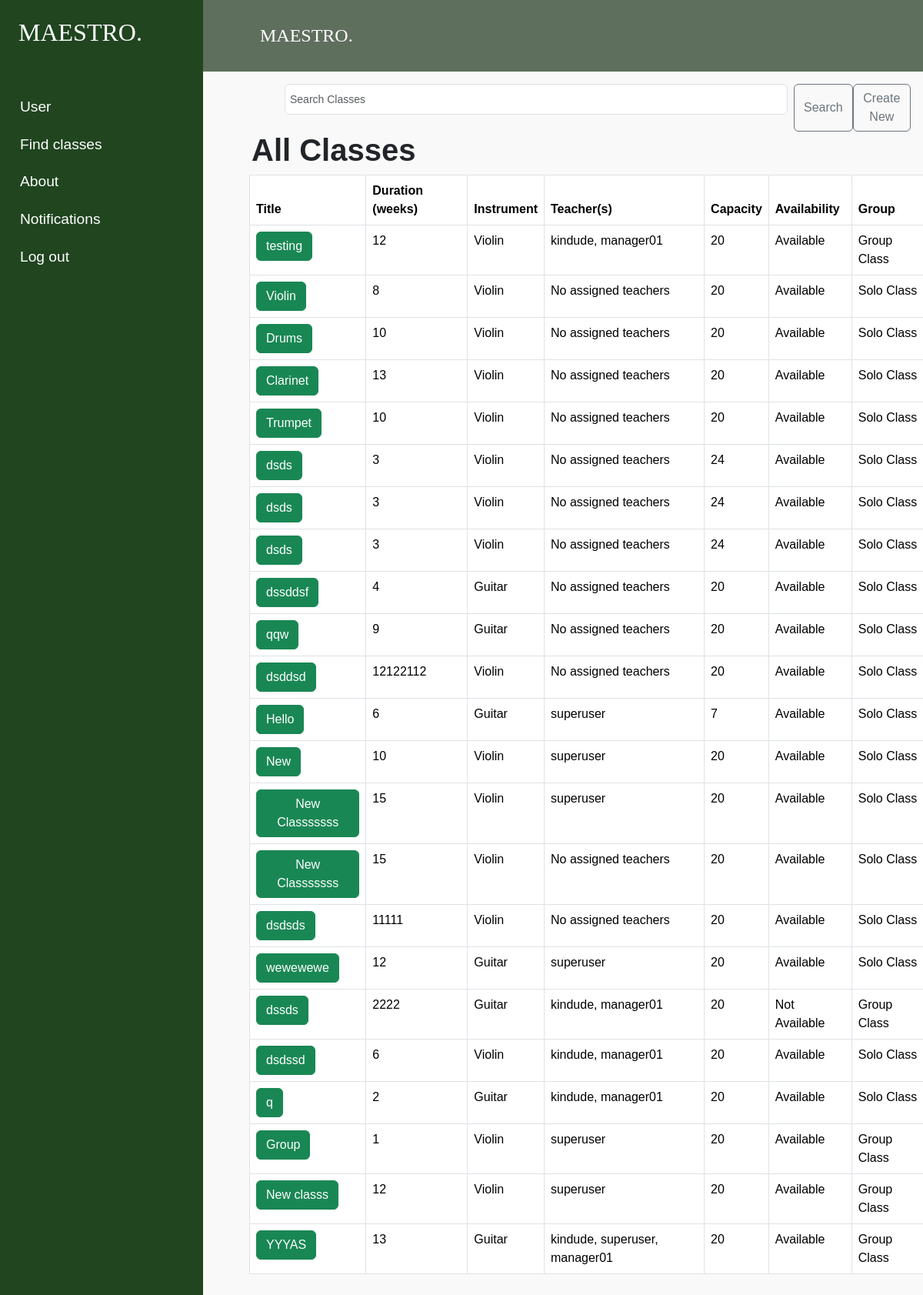
The app's page /find-classes/ (signed in) with its own data.
### MaestroApp/models.py (models this page shows, shortened)
class MaestroClass(models.Model):
    title = models.CharField(max_length=200)
    duration = models.IntegerField()  # duration in weeks
    capacity = models.IntegerField(default=20)
    instrument = models.ForeignKey(
        MaestroInstrument,
        on_delete=models.CASCADE,
        related_name="classes",
        default=1
    )
    available = models.BooleanField(default=True)
    teachers = models.ManyToManyField(
        "MaestroUser",
        related_name="teaching_classes",
        blank=True
    )
    is_group = models.BooleanField(default=0)

class MaestroInstrument(models.Model):
    INSTRUMENT_CHOICES = (
        ('violin', 'Violin'),
        ('guitar', 'Guitar'),
        ('piano', 'Piano'),
        ('drums', 'Drums')
    )
    instrument = models.CharField(max_length=10, choices=INSTRUMENT_CHOICES)
    def __str__(self):
        return self.get_instrument_display()

class RoleMixin:
    role: Optional[MaestroRole]

class MaestroUser(AbstractUser, RoleMixin):
    role = models.ForeignKey(
        MaestroRole,
        on_delete=models.SET_DEFAULT,
        default=None,
        null=True,
        related_name='users'
    )
    balance = models.DecimalField(decimal_places=3, max_digits=7, default=0)
    instruments = models.ManyToManyField(MaestroInstrument, related_name="users", blank=True)
    classes = models.ManyToManyField(MaestroClass, related_name="users", blank=True)
    assignments = models.ManyToManyField(MaestroAssignment, related_name="users", blank=True)

### MaestroApp/views.py (the view)
# urls.py: path('find-classes/', find_classes, name='find_classes'),
def find_classes(request):
    search_query = request.GET.get("search", "").strip()
    if search_query:
        classes = MaestroClass.objects.filter(title__icontains=search_query)
    else:
        classes = MaestroClass.objects.all()
    return render(request, "pages/find_classes.html", {"classes": classes, "search_query": search_query})

### MaestroApp/templatetags/user_tags.py (called while the page is built)
@register.filter
def is_student(user):
    return user.groups.filter(name__iexact='student').exists()

@register.filter
def is_admin(user):
    return user.groups.filter(name__iexact='admin').exists()

### MaestroApp/templates/pages/find_classes.html (shortened to what this page needs)
{% extends 'components/layouts/base.html' %}
{% load static %}
{% block content %}
<link rel="stylesheet" href="{% static 'css/classStyle.css'%}"/>
{% include 'components/components/searchbar.html' %}
<div class="container">
    <h1>All Classes</h1>
    {% if classes %}
        <table class="table table-bordered">
            <thead>
                <tr>
                    <th>Title</th>
                    <th>Duration (weeks)</th>
                    <th>Instrument</th>
                    <th>Teacher(s)</th>
                    <th>Capacity</th>
                    <th>Availability</th>
                    <th>Group</th>
                </tr>
            </thead>
            <tbody>
                {% for class in classes %}
                <tr>
                    <td><a href="{% url 'class_edit' class.id %}" class="btn btn-success">{{ class.title }}</a></td>
                    <td>{{ class.duration|default:"Data Unavailable" }}</td>
                    <td>{{ class.instrument }}</td>
                    <td>
                        {% for teacher in class.teachers.all %}
                            {{ teacher.username }}{% if not forloop.last %}, {% endif %}
                        {% empty %}
                            No assigned teachers
                        {% endfor %}
                    </td>
                    <td>{{ class.capacity }}</td>
                    <td>
                        {% if class.available %}
                            Available
                        {% else %}
                            Not Available
                        {% endif %}
                    </td>
                    <td>
                        {% if class.is_group %}
                            Group Class
                        {% else %}
                            Solo Class
                        {% endif %}
                    </td>
                </tr>
                {% endfor %}
            </tbody>
        </table>
    {% else %}
        <p>No classes found.</p>
    {% endif %}
</div>
{% endblock %}

### MaestroApp/static/css/base.css (style rules this page uses)
body { font-family: Tahoma, sans-serif; }
h1 { font-weight: 600; margin-left: 35px; }
a { text-decoration: none; color: #FFF; }

### MaestroApp/static/css/classStyle.css (style rules this page uses)
table { font-family: Tahoma, sans-serif; margin-left: 2rem; }

### records on screen
MaestroClass: title "testing", duration "12", instrument "Violin", capacity "20", available "Available", is_group "Group Class"
MaestroUser: username "kindude"
MaestroUser: username "manager01"
MaestroClass: title "Violin", duration "8", instrument "Violin", capacity "20", available "Available", is_group "Solo Class"
MaestroClass: title "Drums", duration "10", instrument "Violin", capacity "20", available "Available", is_group "Solo Class"
MaestroClass: title "Clarinet", duration "13", instrument "Violin", capacity "20", available "Available", is_group "Solo Class"
MaestroClass: title "Trumpet", duration "10", instrument "Violin", capacity "20", available "Available", is_group "Solo Class"
MaestroClass: title "dsds", duration "3", instrument "Violin", capacity "24", available "Available", is_group "Solo Class"
MaestroClass: title "dsds", duration "3", instrument "Violin", capacity "24", available "Available", is_group "Solo Class"
MaestroClass: title "dsds", duration "3", instrument "Violin", capacity "24", available "Available", is_group "Solo Class"
MaestroClass: title "dssddsf", duration "4", instrument "Guitar", capacity "20", available "Available", is_group "Solo Class"
MaestroClass: title "qqw", duration "9", instrument "Guitar", capacity "20", available "Available", is_group "Solo Class"
MaestroClass: title "dsddsd", duration "12122112", instrument "Violin", capacity "20", available "Available", is_group "Solo Class"
MaestroClass: title "Hello", duration "6", instrument "Guitar", capacity "7", available "Available", is_group "Solo Class"
MaestroUser: username "superuser"
MaestroClass: title "New", duration "10", instrument "Violin", capacity "20", available "Available", is_group "Solo Class"
MaestroClass: title "New Classsssss", duration "15", instrument "Violin", capacity "20", available "Available", is_group "Solo Class"
MaestroClass: title "New Classsssss", duration "15", instrument "Violin", capacity "20", available "Available", is_group "Solo Class"
MaestroClass: title "dsdsds", duration "11111", instrument "Violin", capacity "20", available "Available", is_group "Solo Class"
MaestroClass: title "wewewewe", duration "12", instrument "Guitar", capacity "20", available "Available", is_group "Solo Class"
MaestroClass: title "dssds", duration "2222", instrument "Guitar", capacity "20", available "Not Available", is_group "Group Class"
MaestroClass: title "dsdssd", duration "6", instrument "Violin", capacity "20", available "Available", is_group "Solo Class"
MaestroClass: title "q", duration "2", instrument "Guitar", capacity "20", available "Available", is_group "Solo Class"
MaestroClass: title "Group", duration "1", instrument "Violin", capacity "20", available "Available", is_group "Group Class"
MaestroClass: title "New classs", duration "12", instrument "Violin", capacity "20", available "Available", is_group "Group Class"
MaestroClass: title "YYYAS", duration "13", instrument "Guitar", capacity "20", available "Available", is_group "Group Class"
